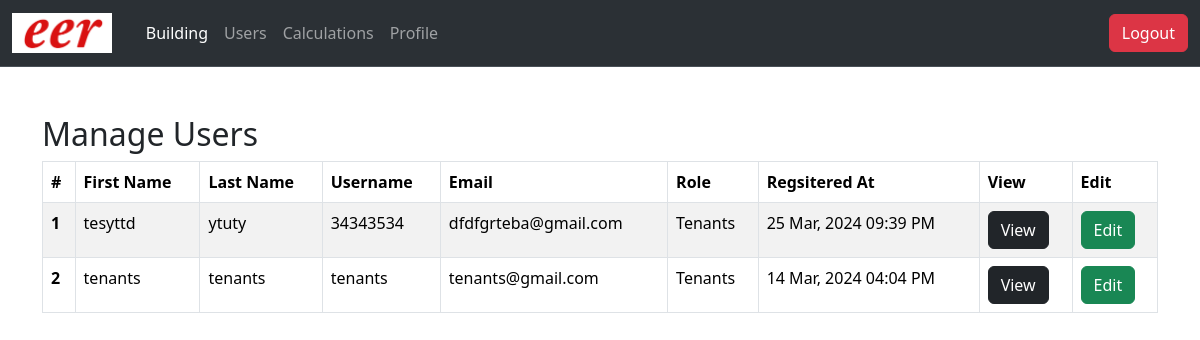
Screenshot of /landlord/users.php (signed in) with the database file from the repository.
### tables this page shows
CREATE TABLE `users` (
  `id` int(11) NOT NULL,
  `fname` text DEFAULT NULL,
  `lname` text DEFAULT NULL,
  `username` text DEFAULT NULL,
  `email` text DEFAULT NULL,
  `password` text DEFAULT NULL,
  `phone` int(11) DEFAULT NULL,
  `UserAddress` varchar(5000) DEFAULT NULL,
  `role_id` int(11) DEFAULT NULL,
  `created_at` datetime DEFAULT NULL
);

CREATE TABLE `roles` (
  `id` int(11) NOT NULL,
  `name` text DEFAULT NULL,
  `url` text NOT NULL
);

### landlord/users.php (the view, shortened to what this page needs)
<?php include "../php/db.php";
$user_id = $_SESSION['user_id'];
?>
<!doctype html>
<html lang="en">
  <head>
    <link href="https://cdn.jsdelivr.net/npm/bootstrap@5.3.3/dist/css/bootstrap.min.css" rel="stylesheet">
    <link rel="stylesheet" href="https://cdn.datatables.net/2.0.2/css/dataTables.dataTables.min.css">
</head>
<body>
    <?php include("header.php"); ?>
   <div class="container mx-auto mt-5">
    <div class="d-flex justify-content-between">
<div><h2>Manage Users</h2></div>
    </div>
   <table class="table table-bordered table-striped table-hover" id="myTable">
  <thead>
    <tr>
      <th scope="col">#</th>
      <th scope="col">First Name</th>
      <th scope="col">Last Name</th>
      <th scope="col">Username</th>
      <th scope="col">Email</th>
      <th scope="col">Role</th>
      <th scope="col">Regsitered At</th>
      <th scope="col">View</th>
      <th scope="col">Edit</th>
    </tr>
  </thead>
  <tbody>
    <?php
    $landlordBuildingsQuery = "SELECT buildingAddress FROM building WHERE user_id = '$user_id'";
    $landlordBuildingsLink = mysqli_query($conn, $landlordBuildingsQuery);
    While($landlordBuildings = mysqli_fetch_assoc($landlordBuildingsLink)) {
      $BuildingAddress = $landlordBuildings['buildingAddress'];
      $data = mysqli_query($conn, "SELECT * FROM users WHERE role_id = 3 AND UserAddress = '$BuildingAddress' order by id desc");
      if(mysqli_num_rows($data)>0){
        $sno = 0;
        while($fetch_rows = mysqli_fetch_assoc($data)){
          $sno++;
          $role_get = mysqli_fetch_assoc(mysqli_query($conn, "SELECT * FROM `roles` WHERE `id`=$fetch_rows[role_id]"));
?>
    <tr>
      <th scope="row"><?=$sno?></th>
      <td><?=$fetch_rows['fname']?></td>
      <td><?=$fetch_rows['lname']?></td>
      <td><?=$fetch_rows['username']?></td>
      <td><?=$fetch_rows['email']?></td>
      <td><?=$role_get['name']?></td>
      <td><?=date('d M, Y h:i A', strtotime($fetch_rows['created_at']))?></td>
      <td><a href="view_user.php?id=<?=$fetch_rows['id']?>" class="btn btn-dark">View</a></td>
      <td><a href="edit_user.php?id=<?=$fetch_rows['id']?>" class="btn btn-success">Edit</a></td>
    </tr>
<?php
      }
      }
    }
 ?>
  </tbody>
</table>
   </div>
    <?php include("footer.php"); ?>

### rows the page displays
users: fname "tesyttd", lname "ytuty", username "34343534", email "dfdfgrteba@gmail.com", role.name "Tenants", created_at "25 Mar, 2024 09:39 PM"
users: fname "tenants", lname "tenants", username "tenants", email "tenants@gmail.com", role.name "Tenants", created_at "14 Mar, 2024 04:04 PM"
